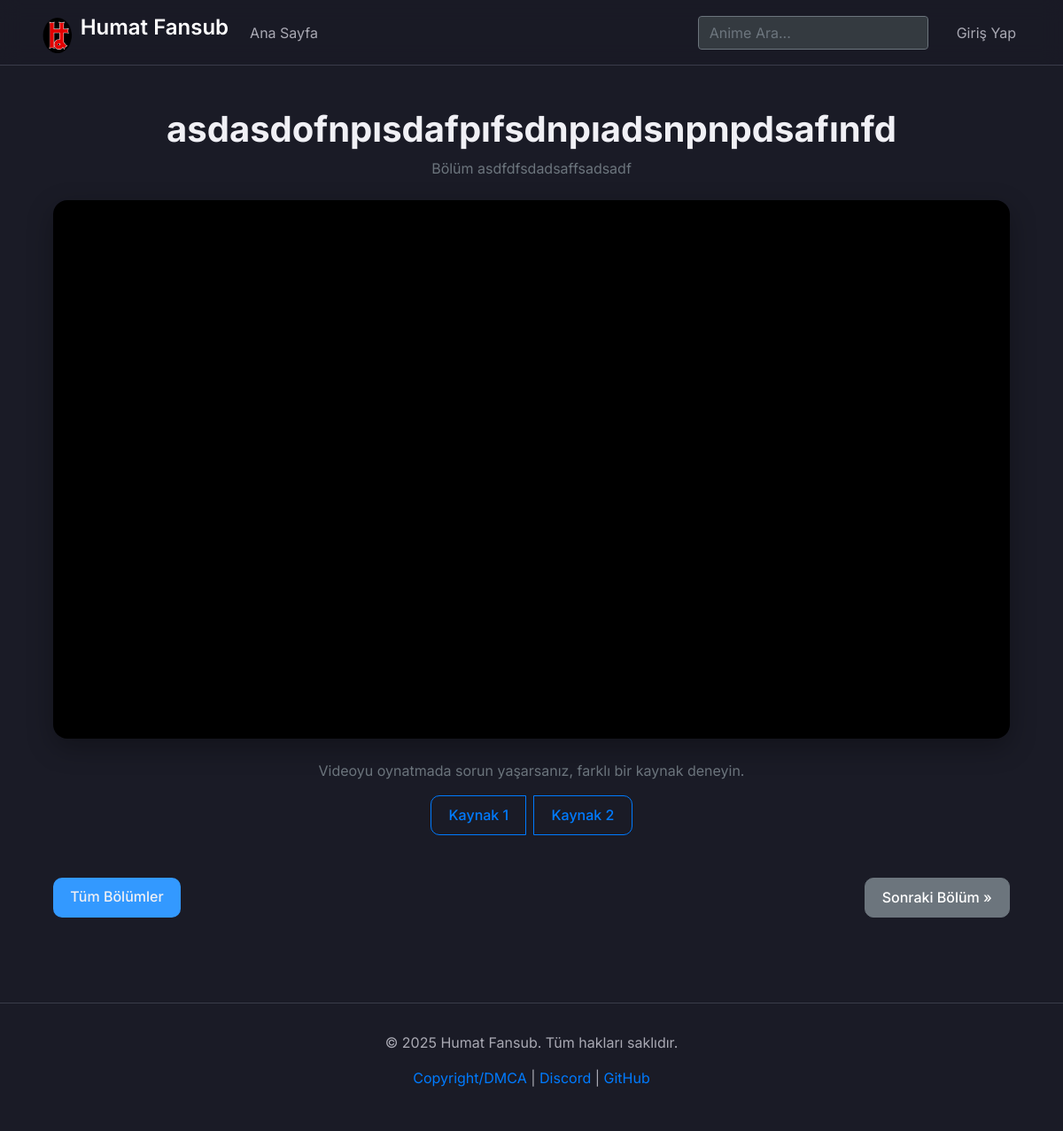
/episode/1, run on an earlier commit of the app's database.
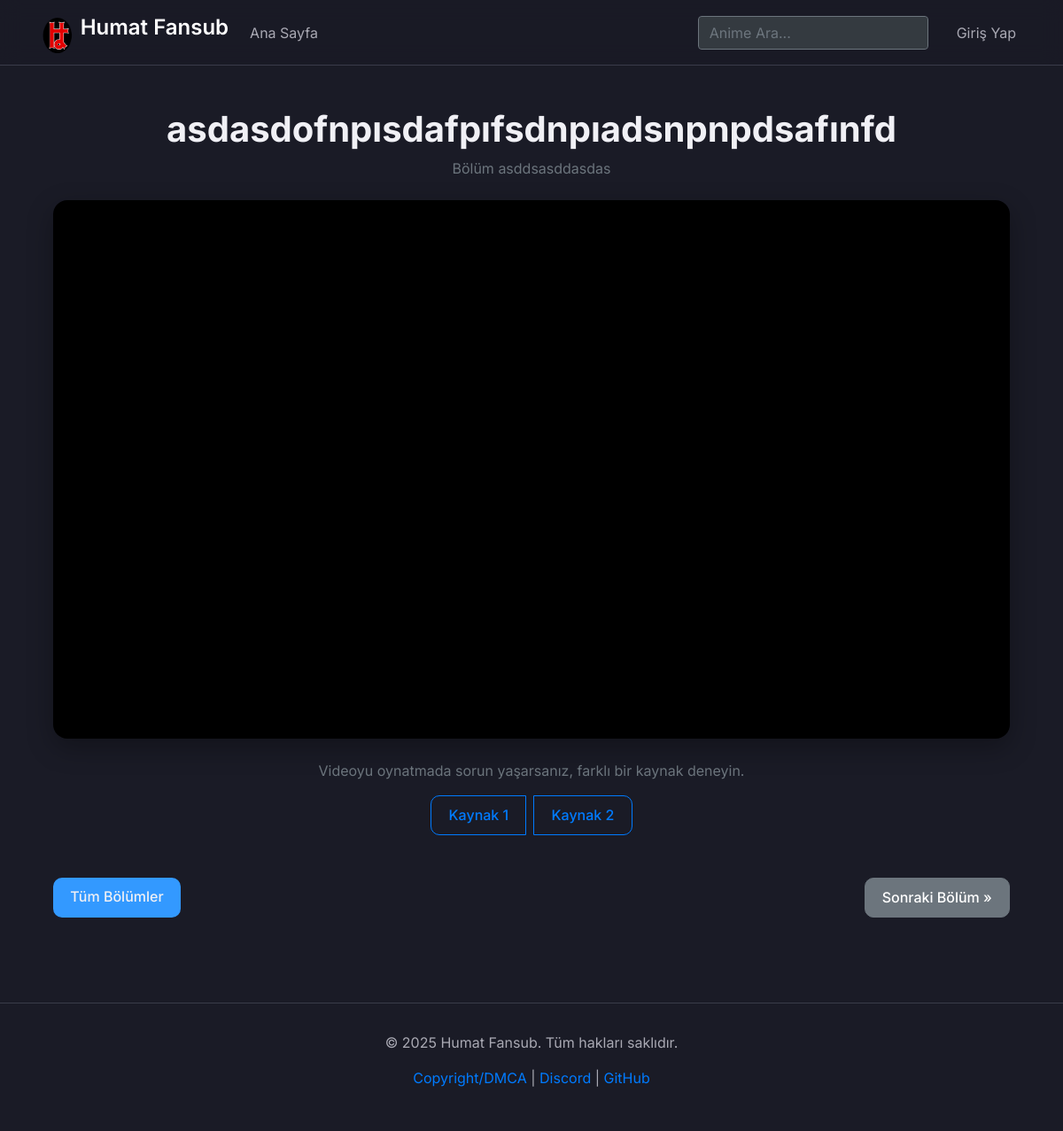
And on a later commit of the database.
### models.py (models this page shows)
class Episode(db.Model):
    id = db.Column(db.Integer, primary_key=True)
    number = db.Column(db.Integer, nullable=False)
    sources = db.Column(db.Text, nullable=False)
    anime_id = db.Column(db.Integer, db.ForeignKey('anime.id'), nullable=False)

### app.py (the view)
@app.route('/episode/<int:episode_id>')
def episode(episode_id):
    episode = Episode.query.get_or_404(episode_id)
    sources = episode.sources.split(',')
    return render_template('episode.html', episode=episode, sources=sources)

### templates/episode.html (shortened to what this page needs)
{% extends "base.html" %}
{% block content %}
<div class="container mt-5">
    <div class="text-center mb-4">
        <h1 class="font-weight-bold">{{ episode.anime.name }}</h1>
        <p class="text-secondary">Bölüm {{ episode.number }}</p>
    </div>
    <div class="video-player-wrapper mb-4">
        <iframe src="{{ sources[0] }}" allowfullscreen></iframe>
    </div>
    <div class="text-center mb-4">
        <p class="text-secondary">Videoyu oynatmada sorun yaşarsanız, farklı bir kaynak deneyin.</p>
        <div class="btn-group" role="group" aria-label="Video Kaynakları">
            {% for source in sources %}
            <button class="btn btn-outline-primary mx-1" onclick="document.querySelector('iframe').src='{{ source }}'">
                Kaynak {{ loop.index }}
            </button>
            {% endfor %}
        </div>
    </div>
    <div class="d-flex justify-content-between mt-5">
        <a href="{{ url_for('anime', anime_id=episode.anime.id) }}" class="btn btn-primary">Tüm Bölümler</a>
        <a href="{{ url_for('episode', episode_id=episode.id + 1) }}" class="btn btn-secondary">Sonraki Bölüm &raquo;</a>
    </div>
    <div id="disqus_thread" class="pt-5"></div>
</div>
{% endblock %}

What changed in the data, as far as the page shows it:
changed Episode: number "asdfdfsdadsaffsadsadf" → "asddsasddasdas"
